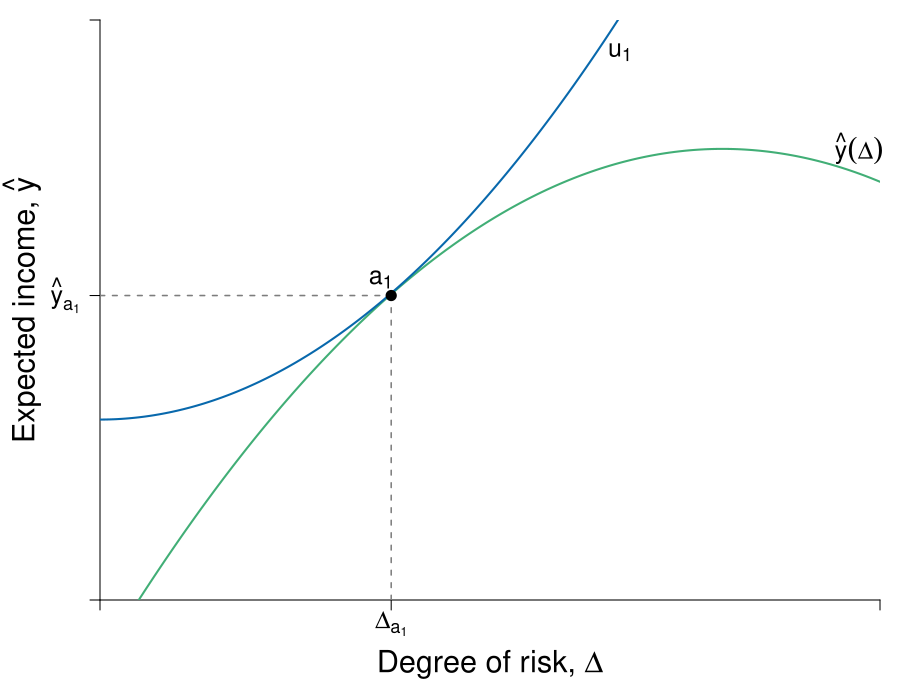

The R source for this figure:
#Graph Designer: Simon Halliday, Scott Cohn
#Authors: Bowles and Halliday
#Title: Coordination, Conflict and Competition: A Text in Microeconomics

require(shape)
library(pBrackets)
pdf(file = "risk/risk_return_insurance_a/insurance_a_step1.pdf", width = 9, height = 7)

# Set parameters for graphics
axislabelsize <- 1.8
labelsize <- 1.5
namesize <- 1.8
annotatesize <- 1.5
graphlinewidth <- 2
segmentlinewidth <- 1.5

COL <- c("#7fc97f", "#beaed4", "#ff7f00", "#ffff99", "#386cb0", "#f0027f", "#bf5b17", "#666666")
COLA <- c("#e0f3db", "#99d8c9","#66c2a4","#41ae76", "#238b45", "#005824")
COLB <- c("#c6dbef", "#4eb3d3", "#2b8cbe", "#0868ac","#084081")
COLC <- c("#fcfbfd", "#efedf5", "#dadaeb", "#bcbddc", "#9e9ac8", "#807dba", "#6a51a3", "#54278f", "#3f007d")
grays <- gray.colors(25, start = 1, end = 0, alpha = 1)

a <- c(2, 4, 6)
par(mar =  c(5, 5, 1, 1))
xlims <- c(0, 15)
ylims <- c(0, 18)

riskreturn <- function(g, int1 = 14, int2 = 4, coeff = 1/3){
  int1 - (int2 - (coeff)*g)^2
}

uA <- function(omega, g, slope = 0.5){
  omega + omega*g  - slope*g^2
}

indiffA <- function(g, intercept = 3, slope = 0.125){
  intercept  + slope*g^2
}

insurance <- function(g, intercept = 10, slope = 0.36){
  intercept  + slope*g
}

#Plot command 
plot(0, 0, xlim = xlims, ylim = ylims, 
     type = "n",
     xlab = expression(paste("")),
     ylab = expression(paste("")), 
     axes = FALSE,
     cex.lab = axislabelsize, 
     bty = "n", 
     xaxs = "i", 
     yaxs = "i"
)


#Customize ticks and labels for the plot
# ticksy <- c(0,  insurance(g = 1.6, intercept = 7.4), riskreturn(g = 5.6) ,ylims[2])
# ylabels <- c(NA, expression(paste(hat(y)[a[2]])), expression(paste(hat(y)[a[1]])) , NA)
ticksy <- c(0,  NA, riskreturn(g = 5.6) ,ylims[2])
ylabels <- c(NA, NA, expression(paste(hat(y)[a[1]])) , NA)
# ticksx <- c(0, 1.6, 5.6, xlims[2])
# xlabels <- c(NA, expression(paste(Delta[a[2]])), expression(paste(Delta[a[1]])), NA)
ticksx <- c(0, NA, 5.6, xlims[2])
xlabels <- c(NA, NA, expression(paste(Delta[a[1]])), NA)


axis(1, at = ticksx, pos = 0, labels = xlabels, cex.axis = labelsize)
axis(2, at = ticksy, pos = 0, labels = ylabels, las = 1, cex.axis = labelsize)
#mtext(expression(paste("Degree of risk, ", Delta)), side=1, line = 2.5, cex = axislabelsize)
text(0.5*xlims[2], - 2, expression(paste("Degree of risk, ", Delta)), xpd = TRUE, cex = axislabelsize) 
text(xlims[1] - 1.5, ylims[2] - 0.5*(ylims[2] - ylims[1]), expression(paste("Expected income, ", hat(y))), xpd = TRUE, cex = axislabelsize, srt = 90) 


npts <- 500 
xx1 <- seq(xlims[1], xlims[2], length.out = npts)
xx2 <- seq(xlims[1], 5.6, length.out = npts)
xx3 <- seq(5.6, xlims[2], length.out = npts)

# gray segments
segments(5.6, 0, 5.6, riskreturn(g = 5.6), lty = 2, col = grays[20], lwd = segmentlinewidth)
segments(0, riskreturn(g = 5.6), 5.6, riskreturn(g = 5.6), lty = 2, col = grays[20], lwd = segmentlinewidth)
# segments(0, insurance(g = 1.6, intercept = 7.4), 5.6, insurance(g = 1.6, intercept = 7.4), lty = 2, col = grays[20], lwd = segmentlinewidth)
# segments(1.6, 0, 1.6, insurance(g = 1.6, intercept = 7.4), lty = 2, col = grays[20], lwd = segmentlinewidth)


lines(xx1, riskreturn(xx1, int1 = 14, int2 = 3.99, coeff = 1/3), col = COLA[4], lwd = graphlinewidth, lty = 1)
#lines(xx1, insurance(xx1), col = COL[3], lwd = graphlinewidth, lty = 1)
#lines(xx2, insurance(xx2, intercept = 7.4), col = COL[3], lwd = graphlinewidth, lty = 1)
#lines(xx3, insurance(xx3, intercept = 7.4), col = COL[3], lwd = segmentlinewidth, lty = 2)
lines(xx1, indiffA(xx1, intercept = 5.6), col = COLB[4], lwd = graphlinewidth, lty = 1)
#lines(xx1, indiffA(xx1, intercept = 7.7, slope = 0.115), col = COLB[4], lwd = segmentlinewidth, lty = 1)
#lines(xx1, indiffA(xx1, intercept = 10.35, slope = 0.1), col = COLB[4], lwd = graphlinewidth, lty = 1)



#Add points a, b, c and c

points(5.6, riskreturn(g = 5.6), pch = 16, col = "black", cex = 1.5)
text(5.6 - 0.2, riskreturn(g = 5.6) + 0.5, expression(paste(a[1])), cex = labelsize)


# segments(10.5, 0, 10.5, riskreturn(g = 10.5) , lty = 2, col = grays[20], lwd = segmentlinewidth)
# segments(0, riskreturn(g = 10.5) , 10.5, riskreturn(g = 10.5) , lty = 2, col = grays[20], lwd = segmentlinewidth)
#points(10.5, riskreturn(g = 10.5) , pch = 16, col = "black", cex = 1.5)
#text(12 + 0.25, riskreturn(g = 12) - 0.3, expression(d), cex = labelsize)


# points(1.6, insurance(g = 1.6, intercept = 7.4) , pch = 16, col = "black", cex = 1.5)
# text(1.6, insurance(g = 1.6, intercept = 7.4) + 0.6, expression(paste(a[2])), cex = labelsize)



# points(10.5, riskreturn(g = 10.5) , pch = 16, col = "black", cex = 1.5)
# text(10.5, riskreturn(g = 10.5) + 0.6, expression(paste(b^1)), cex = labelsize)

# brackets(x1 = 5.8, y1 = riskreturn(5.6)  - 0.1, 
#          x2 = 5.8, y2 = insurance(1.6, intercept = 7.4),  
#          ticks = 0.5, curvature = 0.5, type = 1, h = 0.5,
#          col = "black", lwd = 1.5, lty = 1, xpd = TRUE)
# text(7.2, 8.7, expression(paste(p[s]%.%s==phantom())), xpd = TRUE, cex = labelsize)
# text(8.9, 9.1, expression(paste("Insurance")), xpd = TRUE, cex = labelsize)
# text(8.9, 8.3, expression(paste("premium")), xpd = TRUE, cex = labelsize)



# Arrows(5.8, 3, 10.2, 3, 
#        col = "black", lty = 2, lwd = 2, arr.type = "triangle", 
#        arr.lwd = 0.5, code = 2)
# text(8.05, 4, expression(paste("Increased risk-taking")), xpd = TRUE)
# text(8.05, 3.5, expression(paste("due to insurance")), xpd = TRUE)
# 

# Arrows(5.4, 0.45, 2, 0.45, 
#        col = "black", lty = 1, lwd = 2, arr.type = "triangle", 
#        arr.lwd = 0.5, code = 2)
# text(3.6, 3.3, expression(paste("Decreased")), cex = labelsize, xpd = TRUE)
# text(3.6, 2.5, expression(paste("risk exposure")), cex = labelsize, xpd = TRUE)
# text(3.6, 1.8, expression(paste("due to insurance")), cex = labelsize, xpd = TRUE)
# text(3.6, 1, expression(paste(s == Delta[a[1]] - Delta[a[2]])), cex = labelsize, xpd = TRUE)
# 
# 
# text(13.5, 11.4, expression(paste("Insurance")), cex = labelsize, xpd = TRUE)
# text(13.5, 10.7, expression(paste("contract")), cex = labelsize, xpd = TRUE)
# text(13.5, 9.95, expression(paste("slope", phantom()==p[s])), cex = labelsize, xpd = TRUE)


# text(3, 17.5, expression(paste("Insurance reduces")), cex = labelsize, xpd = TRUE)
# text(3, 16.8, expression(paste("risk exposure")), cex = labelsize, xpd = TRUE)
# text(3, 16.1, expression(paste("and increases,")), cex = labelsize, xpd = TRUE)
# text(3, 15.4, expression(paste("but does not ")), cex = labelsize, xpd = TRUE)
# text(3, 14.7, expression(paste("maximize, utility ")), cex = labelsize, xpd = TRUE)

#Label risk return schedule
text(14.6, 14, expression(paste(hat(y)(Delta))), cex = labelsize, xpd = TRUE)

#Label value functions
text(10, 17, expression(u[1]), cex = labelsize)
#text(8.58, 17, expression(u[2]), cex = labelsize)


dev.off()
